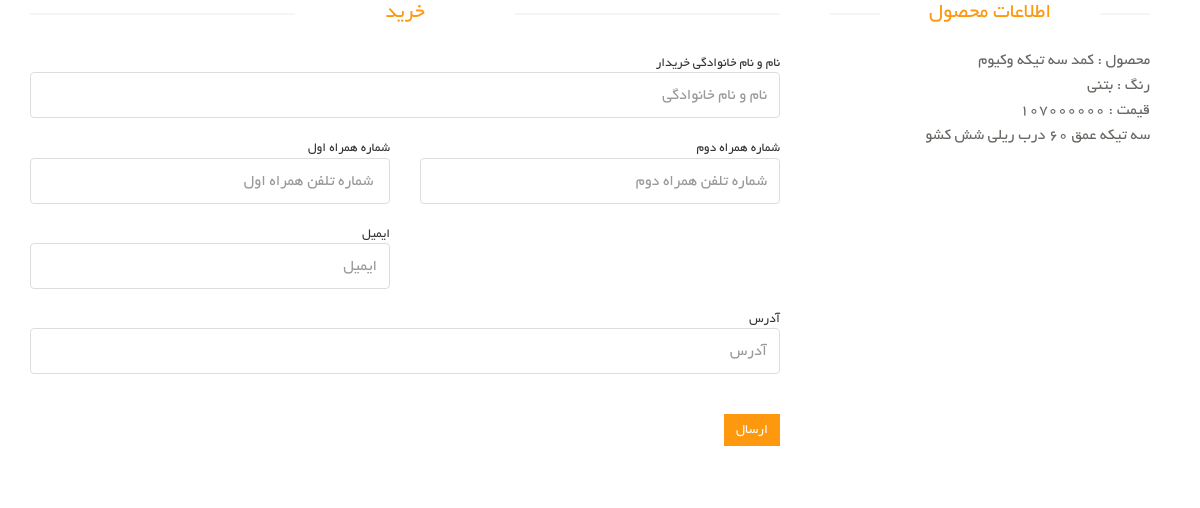
Page /buy/9 on the committed database.
### products/models.py (models this page shows, shortened)
class Products(models.Model):
    price = models.CharField(max_length=300, verbose_name='قیمت')
    model = models.CharField(max_length=300, verbose_name='مدل')
    color = models.CharField(max_length=300, verbose_name='رنگ', default=None, null=True, blank=True)
    kind = models.ManyToManyField(Kind, related_name='Kind', verbose_name='دسته')
    details = models.TextField(verbose_name='توضیحات', blank=True, null=True)
    image1 = models.ImageField(upload_to='Images/', verbose_name='عکس1', blank=True)
    image2 = models.ImageField(upload_to='Images/', verbose_name='عکس2', blank=True)
    image3 = models.ImageField(upload_to='Images/', verbose_name='عکس3', blank=True)
    image4 = models.ImageField(upload_to='Images/', verbose_name='عکس4', blank=True)
    class Meta:
        verbose_name = 'محصول'
        verbose_name_plural = 'محصولات'

### products/views.py (the view, shortened to what this page needs)
# urls.py: path('buy/<int:int>', views.OrdersView.as_view(), name='Order_page'),
class OrdersView(View):
    def get(self, request, int):
        OrderForm = OrdersModelForm()
        id_found = Products.objects.all().get(id=int)
        return render(request, 'products/product_buying.html', {
            'OrdersForm': OrderForm,
            'product': id_found
        })

### products/forms.py
class OrdersModelForm(forms.ModelForm):
    product_model = forms.CharField(required=False)
    product_color = forms.CharField(required=False)
    class Meta:
        model = Orders
        fields = ['product_model', 'product_color', 'Buyer', 'Phone_one', 'Phone_two', 'email', 'Address']
        widgets = {
            'product_model': forms.TextInput(attrs={'class': 'form-control', 'placeholder': 'نام محصول'}),
            'product_color': forms.TextInput(attrs={'class': 'form-control', 'placeholder': 'رنگ محصول'}),
            'Buyer': forms.TextInput(attrs={'class': 'form-control', 'placeholder': 'نام و نام خانوادگی'}),
            'email' : forms.TextInput(attrs={'class': 'form-control', 'placeholder': 'ایمیل'}),
            'Phone_one':forms.NumberInput(attrs={'class': 'form-control', 'placeholder': ' شماره تلفن همراه اول' }),
            'Phone_two':forms.NumberInput(attrs={'class': 'form-control', 'placeholder': 'شماره تلفن همراه دوم' }),
            'Address': forms.TextInput(attrs={'class': 'form-control', 'placeholder': 'آدرس'}),
        }

### products/templates/products/product_buying.html (shortened to what this page needs)
{% extends 'shared/_layout.html' %}
{% block content %}
	 <div id="contact-page" class="container">
    	<div class="bg">
    		<div class="row">
	    		<div class="col-sm-8">
	    			<div class="contact-form">
	    				<h2 class="title text-center">خرید</h2>
				    	<form id="main-contact-form" class="contact-form row" action="{% url 'Order_page' int=product.id %}" method="post">
                            <div class="col-md-12 form-group {% if OrdersForm.Buyer.errors %} text-danger {% endif %}">
                                {{ OrdersForm.Buyer.label }}
                                {{ OrdersForm.Buyer }}
                            </div>
							<div class="col-md-6 form-group ">
                                {{ OrdersForm.Phone_one.label }}
                                {{ OrdersForm.Phone_one }}
                            </div>
                            <div class="col-md-6 form-group ">
                                {{ OrdersForm.Phone_two.label }}
                                {{ OrdersForm.Phone_two }}
                            </div>
                            <div class="col-md-6 form-group {% if OrdersForm.email.errors %} text-danger {% endif %}">
                                {{ OrdersForm.email.label }}
                                {{ OrdersForm.email }}
                            </div>
                            <div class="col-md-12 form-group {% if OrdersForm.Adress.errors %} text-danger {% endif %}">
                                {{ OrdersForm.Address.label }}
                                {{ OrdersForm.Address }}
                            </div>
				            <div class="form-group col-md-12">
                                <button type="submit" class="btn btn-primary pull-right">ارسال</button>
				            </div>
				        </form>
	    			</div>
	    		</div>
	    		<div class="col-sm-4">
	    			<div class="contact-info">
	    				<h2 class="title text-center">اطلاعات محصول</h2>
	    				<address>
	    					<p>محصول : {{product.model}}</p>
							<p>رنگ : {{product.color}}</p>
							<p>قیمت : {{product.price}}</p>
							<p>{{product.details}}</p>
	    				</address>
	    			</div>
    			</div>
	    	</div>
    	</div>
    </div>
{% endblock %}

### static/css/main.css (style rules this page uses)
body { font-family: 'BYekan'; font-size: 10pt; position: relative; font-weight: normal; direction: rtl; }
h1, h2, h3, h4, h5, h6 { font-family: 'BYekan', sans-serif; }
.left-sidebar h2:after, h2.title:after { content: " "; position: absolute; border: 1px solid #f5f5f5; bottom: 8px; right: 0; width: 100%; height: 0; z-index: -2; }
h2.title:before { content: " "; position: absolute; background: #fff; bottom: -6px; width: 220px; height: 30px; z-index: -1; right: 50%; margin-right: -110px; }
h2.title { color: #FE980F; font-family: 'BYekan', sans-serif; font-size: 16pt; font-weight: 400; margin: 0 15px; text-transform: uppercase; margin-bottom: 30px; position: relative; }
.bg h2.title { margin-right: 0; margin-left: 0; margin-top: 0; }
.btn.btn-primary { background: #FE980F; border: 0 none; border-radius: 0; margin-top: 16px; }
.contact-form .form-group { margin-bottom: 20px; }
#contact-page .form-control { background-color: #fff; border: 1px solid #ddd; color: #696763; height: 46px; padding: 6px 12px; width: 100%; font-size: 16px; border-radius: 4px; box-shadow: inherit; }
#main-contact-form .btn-primary { margin-bottom: 15px; margin-top: 20px; }
#contact-page .contact-info { padding: 0 20px; }
#contact-page .contact-info address { margin-bottom: 40px; margin-top: -5px; }
#contact-page .contact-info p { margin-bottom: 0; color: #696763; font-size: 16px; line-height: 25px; }

### rows in the picture
Products: model "کمد سه تیکه وکیوم", color "بتنی", price "107000000", details "سه تیکه عمق 60 درب ریلی شش کشو"

### other values in the picture
{{ OrdersForm.Buyer.label }} "نام و نام خانوادگی خریدار"
{{ OrdersForm.Phone_one.label }} "شماره همراه اول"
{{ OrdersForm.Phone_two.label }} "شماره همراه دوم"
{{ OrdersForm.email.label }} "ایمیل"
{{ OrdersForm.Address.label }} "آدرس"
